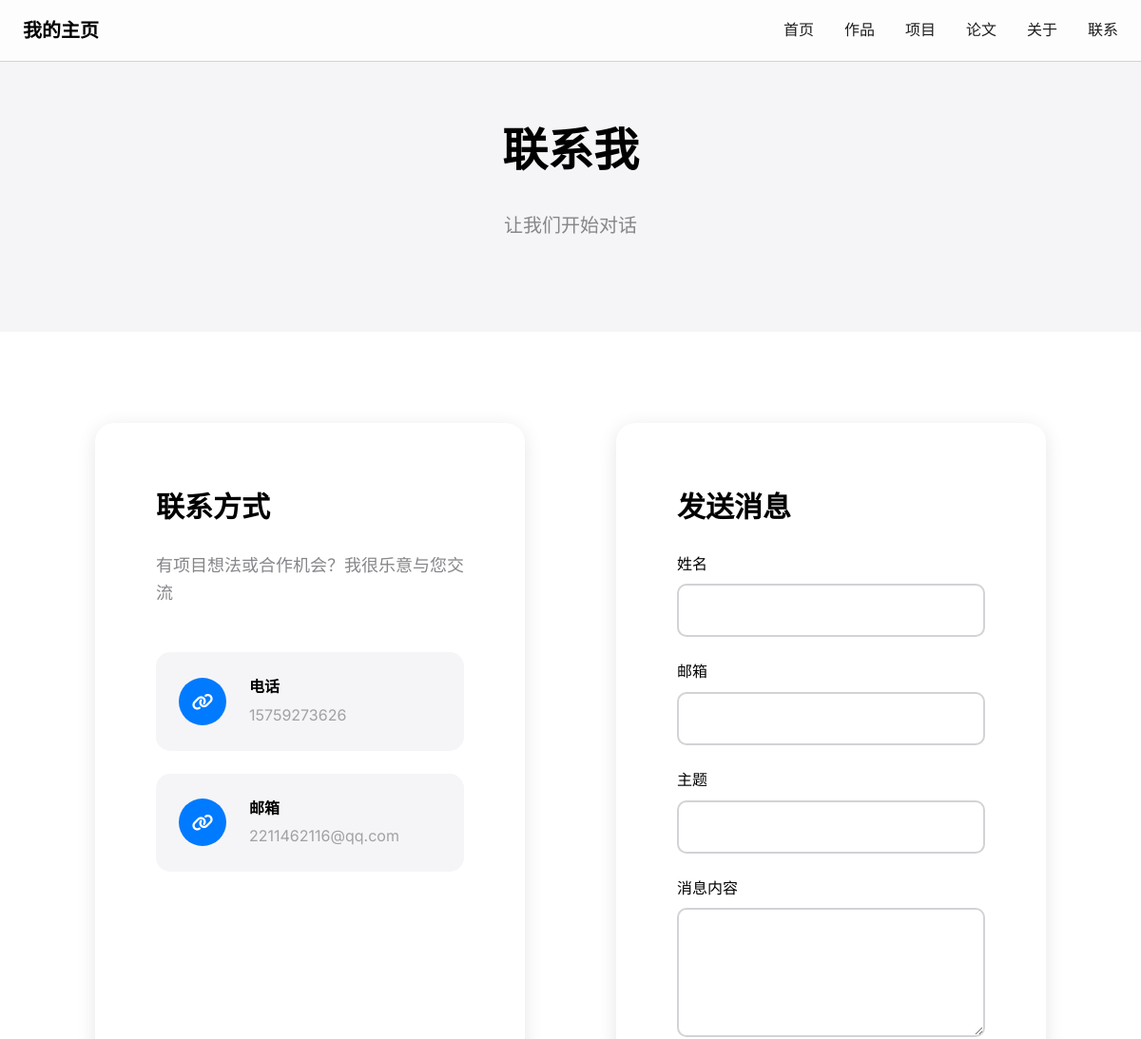
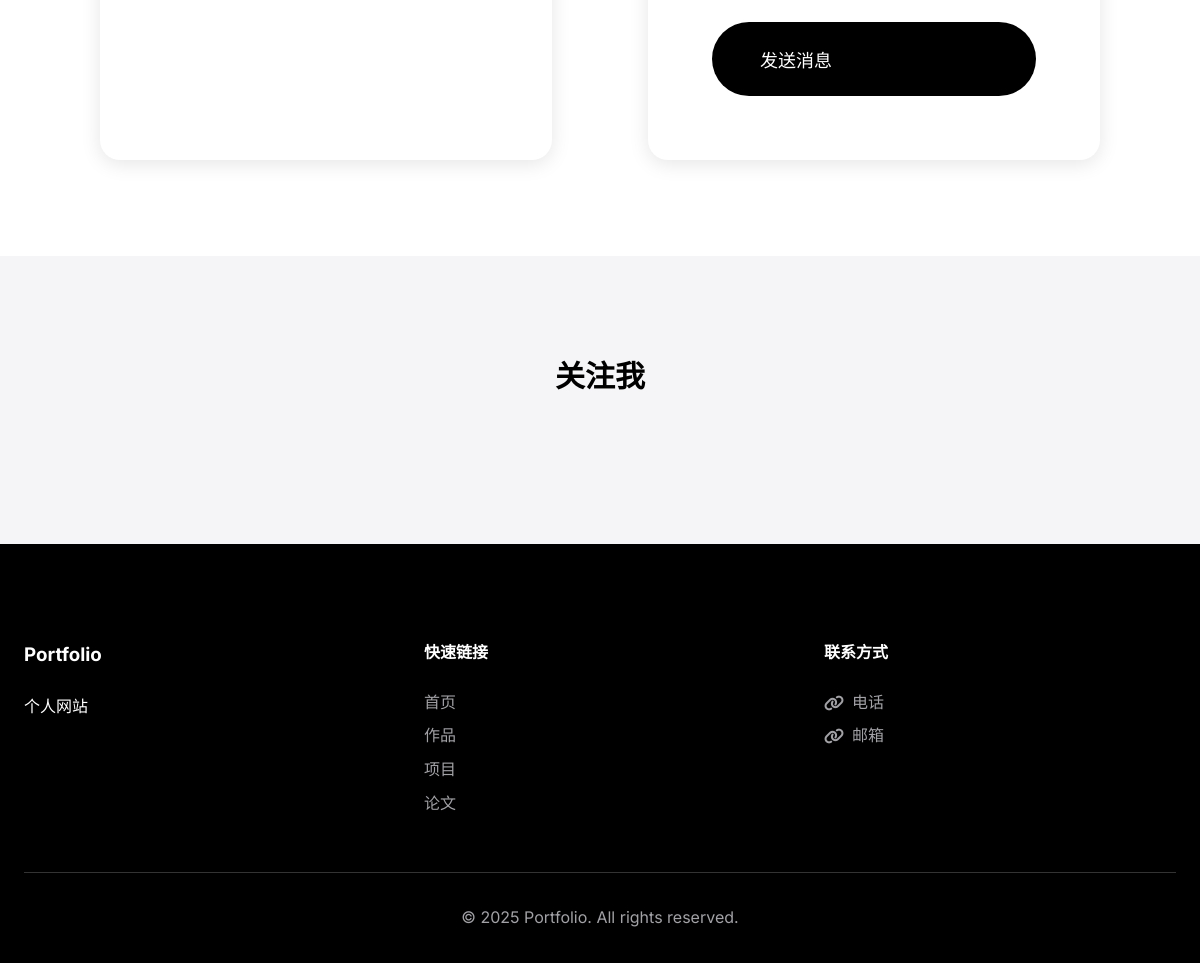
Page /contact/ on the committed database (2 pictures, top to bottom).
### portfolio/models.py (models this page shows, shortened)
class Contact(models.Model):
    CONTACT_TYPES = [
        ('email', '邮箱'),
        ('phone', '电话'),
        ('github', 'GitHub'),
        ('linkedin', 'LinkedIn'),
        ('twitter', 'Twitter'),
        ('wechat', '微信'),
        ('other', '其他'),
    ]
    contact_type = models.CharField(max_length=20, choices=CONTACT_TYPES, verbose_name="联系方式类型")
    value = models.CharField(max_length=200, verbose_name="联系方式值")
    icon = models.CharField(max_length=50, blank=True, verbose_name="图标类名")
    is_primary = models.BooleanField(default=False, verbose_name="是否主要联系方式")
    order = models.IntegerField(default=0, verbose_name="显示顺序")
    created_at = models.DateTimeField(auto_now_add=True)
    class Meta:
        verbose_name = "联系方式"
        verbose_name_plural = "联系方式"
        ordering = ['order', 'contact_type']

### portfolio/views.py (the view)
# urls.py: path('contact/', views.contact, name='contact'),
def contact(request):
    contacts = Contact.objects.all()
    context = {
        'contacts': contacts,
    }
    return render(request, 'portfolio/contact.html', context)

### portfolio/templates/portfolio/contact.html (shortened to what this page needs)
{% extends 'portfolio/base.html' %}
{% load static %}
{% block content %}
<section class="page-header">
    <div class="container">
        <h1 class="page-title">联系我</h1>
        <p class="page-subtitle">让我们开始对话</p>
    </div>
</section>
<section class="contact-section">
    <div class="container">
        <div class="contact-grid">
            <div class="contact-info-card">
                <h2>联系方式</h2>
                <p class="contact-description">有项目想法或合作机会？我很乐意与您交流</p>
                <div class="contact-methods">
                    {% for contact in contacts %}
                    <div class="contact-method">
                        <div class="contact-icon">
                            <i class="{% if contact.icon %}{{ contact.icon }}{% else %}fas fa-link{% endif %}"></i>
                        </div>
                        <div class="contact-details">
                            <h4>{{ contact.get_contact_type_display }}</h4>
                            <a href="{% if contact.contact_type == 'email' %}mailto:{{ contact.value }}{% elif contact.contact_type == 'phone' %}tel:{{ contact.value }}{% else %}{{ contact.value }}{% endif %}"
                               class="contact-link">
                                {{ contact.value }}
                            </a>
                        </div>
                    </div>
                    {% empty %}
                    <div class="empty-state">
                        <i class="fas fa-envelope"></i>
                        <h3>暂无联系方式</h3>
                        <p>联系方式正在更新中</p>
                    </div>
                    {% endfor %}
                </div>
            </div>
            <div class="contact-form-card">
                <h2>发送消息</h2>
                <form class="message-form" id="contact-form">
                    <div class="form-group">
                        <label for="name">姓名</label>
                        <input type="text" id="name" name="name" required>
                    </div>
                    <div class="form-group">
                        <label for="email">邮箱</label>
                        <input type="email" id="email" name="email" required>
                    </div>
                    <div class="form-group">
                        <label for="subject">主题</label>
                        <input type="text" id="subject" name="subject" required>
                    </div>
                    <div class="form-group">
                        <label for="message">消息内容</label>
                        <textarea id="message" name="message" rows="5" required></textarea>
                    </div>
                    <button type="submit" class="btn btn-primary btn-large">发送消息</button>
                </form>
            </div>
        </div>
    </div>
</section>
{% if contacts %}
<section class="social-section">
    <div class="container">
        <h2>关注我</h2>
    </div>
</section>
{% endif %}
{% endblock %}

### portfolio/templates/portfolio/base.html (shortened to what this page needs)
<!DOCTYPE html>
<html lang="zh-CN">
<head>
    {% load static %}
    <link rel="stylesheet" href="{% static 'css/style.css' %}">
    <link rel="stylesheet" href="https://cdnjs.cloudflare.com/ajax/libs/font-awesome/6.0.0/css/all.min.css">
</head>
<body>
    <nav class="navbar" id="navbar">
        <div class="nav-container">
            <div class="nav-logo">
                <a href="{% url 'portfolio:home' %}">
                    我的主页
                </a>
            </div>
            <div class="nav-menu" id="nav-menu">
                <a href="{% url 'portfolio:home' %}" class="nav-link">首页</a>
                <a href="{% url 'portfolio:works' %}" class="nav-link">作品</a>
                <a href="{% url 'portfolio:projects' %}" class="nav-link">项目</a>
                <a href="{% url 'portfolio:papers' %}" class="nav-link">论文</a>
                <a href="{% url 'portfolio:about' %}" class="nav-link">关于</a>
                <a href="{% url 'portfolio:contact' %}" class="nav-link">联系</a>
            </div>
        </div>
    </nav>
    <main>
        {% block content %}{% endblock %}
    </main>
    <footer class="footer">
        <div class="footer-container">
            <div class="footer-content">
                <div class="footer-section">
                    <h3>{% if personal_info %}{{ personal_info.name }}{% else %}Portfolio{% endif %}</h3>
                    <p>{% if personal_info %}{{ personal_info.title }}{% else %}个人网站{% endif %}</p>
                </div>
                <div class="footer-section">
                    <h4>快速链接</h4>
                    <ul>
                        <li><a href="{% url 'portfolio:home' %}">首页</a></li>
                        <li><a href="{% url 'portfolio:works' %}">作品</a></li>
                        <li><a href="{% url 'portfolio:projects' %}">项目</a></li>
                        <li><a href="{% url 'portfolio:papers' %}">论文</a></li>
                    </ul>
                </div>
                <div class="footer-section">
                    <h4>联系方式</h4>
                    <div class="contact-links">
                        {% for contact in contacts %}
                        <a href="{% if contact.contact_type == 'email' %}mailto:{{ contact.value }}{% elif contact.contact_type == 'phone' %}tel:{{ contact.value }}{% else %}{{ contact.value }}{% endif %}"
                           class="contact-link">
                            <i class="{% if contact.icon %}{{ contact.icon }}{% else %}fas fa-link{% endif %}"></i>
                            {{ contact.get_contact_type_display }}
                        </a>
                        {% endfor %}
                    </div>
                </div>
            </div>
            <div class="footer-bottom">
                <p>&copy; {% now "Y" %} {% if personal_info %}{{ personal_info.name }}{% else %}Portfolio{% endif %}. All rights reserved.</p>
            </div>
        </div>
    </footer>
</body>
</html>

### rows in the picture
Contact: contact_type "电话", value "15759273626"
Contact: contact_type "邮箱", value "2211462116@qq.com"
